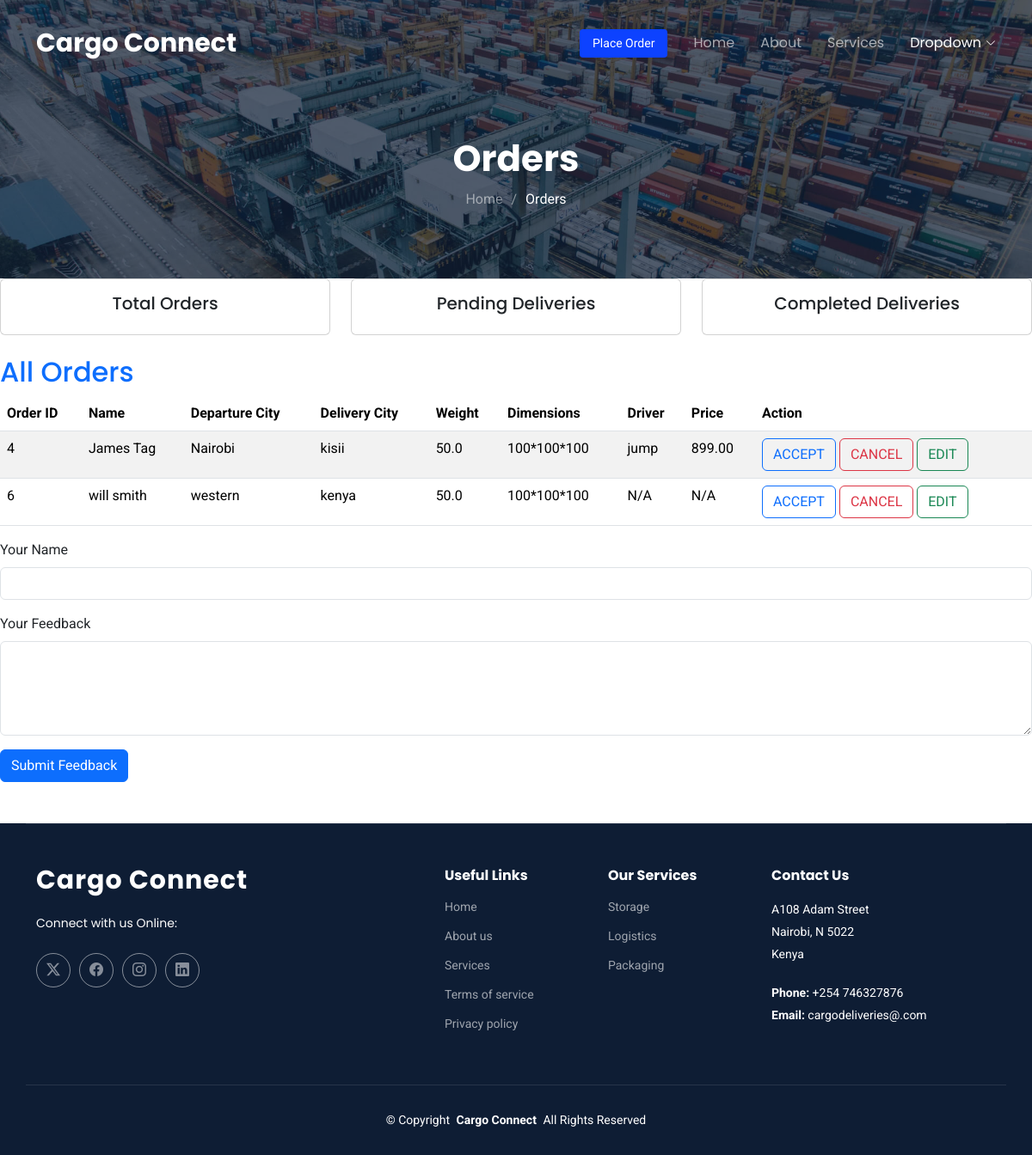
/account/, run on an earlier commit of the app's database.
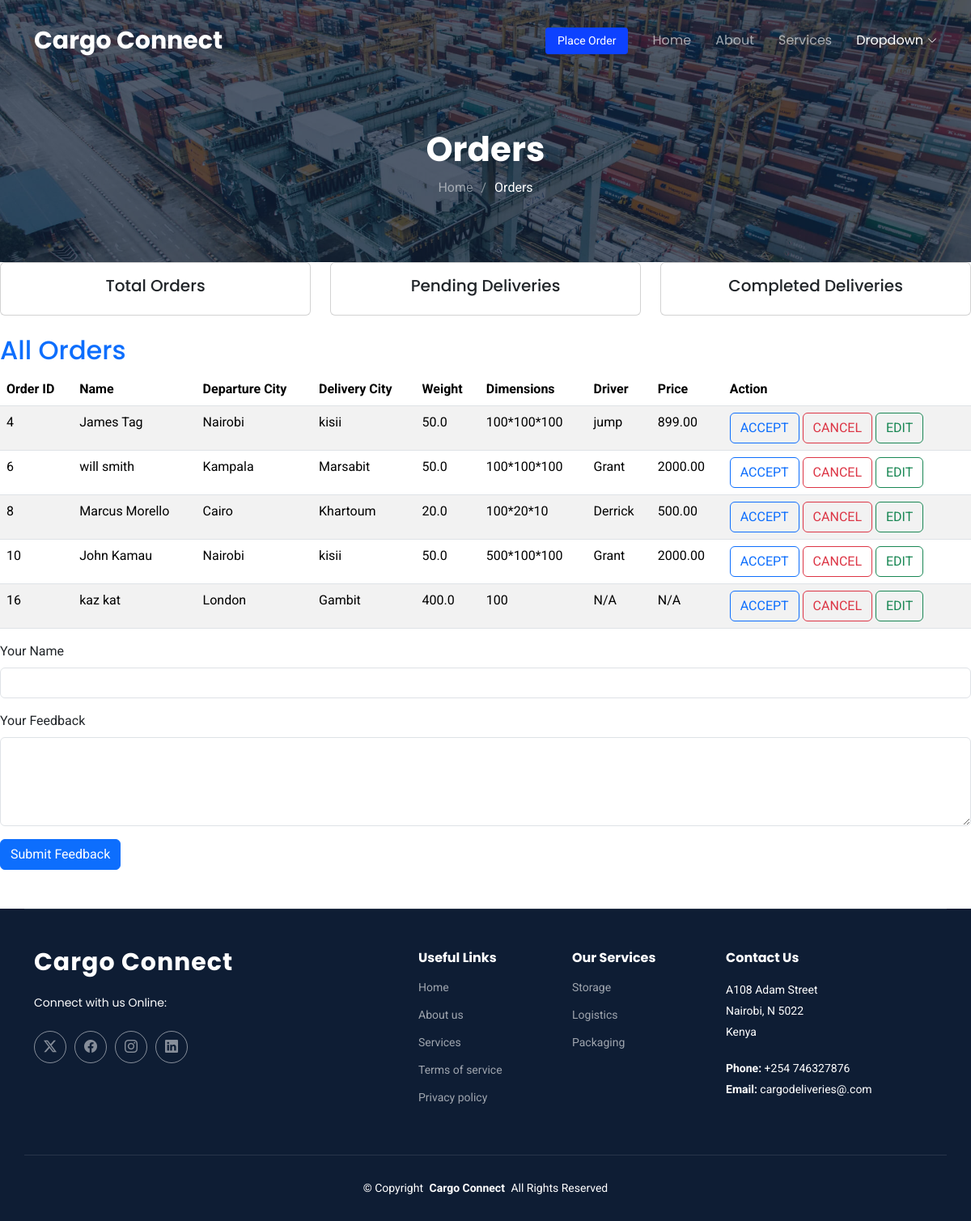
And on a later commit of the database.
### deliveryapp/models.py (models this page shows, shortened)
class Order(models.Model):
    name = models.CharField(max_length=50)
    email = models.EmailField()
    phone = models.CharField(max_length=50)
    message = models.TextField()
    member = models.ForeignKey(Member, on_delete=models.CASCADE, related_name="order", null=True, blank=True)  # Link to the Quote
    departure_city = models.CharField(max_length=100)
    delivery_city = models.CharField(max_length=100)
    weight = models.FloatField()
    dimensions = models.CharField(max_length=100)
    driver = models.CharField(max_length=100, null=True, blank=True)
    price = models.DecimalField(max_digits=10, decimal_places=2, null=True, blank=True)
    status = models.CharField(
        max_length=20,
        choices=[("Pending", "Pending"),("in transit","in transit"), ("Completed", "Completed"), ("Canceled", "Canceled")],
        default="Pending",
    )
    created_at = models.DateTimeField(auto_now_add=True)
    updated_at = models.DateTimeField(auto_now=True)

### deliveryapp/views.py (the view)
# urls.py: path('account/', views.account, name='account'),
def account(request):
    orders = Order.objects.all()
    return render(request,'account.html',{'orders':orders})

### templates/account.html (shortened to what this page needs)
<!DOCTYPE html>
<html lang="en">
<head>
    {% load static %}
  <link href="{% static 'assets/vendor/bootstrap/css/bootstrap.min.css' %}" rel="stylesheet">
  <link href="{% static 'assets/vendor/bootstrap-icons/bootstrap-icons.css' %}" rel="stylesheet">
  <link href="{% static 'assets/vendor/aos/aos.css' %}" rel="stylesheet">
  <link href="{% static 'assets/vendor/fontawesome-free/css/all.min.css' %}" rel="stylesheet">
  <link href="{% static 'assets/vendor/glightbox/css/glightbox.min.css' %}" rel="stylesheet">
  <link href="{% static 'assets/vendor/swiper/swiper-bundle.min.css' %}" rel="stylesheet">
  <link href="{% static 'assets/css/main.css' %}" rel="stylesheet">
</head>
<body class="starter-page-page">
  <header id="header" class="header d-flex align-items-center fixed-top">
    <div class="container-fluid container-xl position-relative d-flex align-items-center">
      <a href="index.html" class="logo d-flex align-items-center me-auto">
        <h1 class="sitename">Cargo Connect</h1>
      </a>
      <nav id="navmenu" class="navmenu">
        <ul>
          <li><a href="{% url 'index' %}">Home<br></a></li>
          <li><a href="{% url 'about' %}">About</a></li>
          <li><a href="{% url 'services' %}" >Services</a></li>
          <li class="dropdown"><a href="#" class="active"><span>Dropdown</span> <i class="bi bi-chevron-down toggle-dropdown"></i></a>
          </li>
        </ul>
      </nav>
      <a class="btn-getstarted" href="{% url 'quote' %}">Place Order</a>
    </div>
  </header>
  <main class="main">
    <div class="page-title dark-background" data-aos="fade" style="background-image: url({% static 'assets/img/page-title-bg.jpg' %});">
      <div class="container position-relative">
        <h1>Orders</h1>
        <nav class="breadcrumbs">
          <ol>
            <li><a href="index.html">Home</a></li>
            <li class="current">Orders</li>
          </ol>
        </nav>
      </div>
    </div>
<div class="row mb-4">
  <div class="col-md-4">
    <div class="card text-center">
      <div class="card-body">
        <h5 class="card-title">Total Orders</h5>
      </div>
    </div>
  </div>
  <div class="col-md-4">
    <div class="card text-center">
      <div class="card-body">
        <h5 class="card-title">Pending Deliveries</h5>
      </div>
    </div>
  </div>
  <div class="col-md-4">
    <div class="card text-center">
      <div class="card-body">
        <h5 class="card-title">Completed Deliveries</h5>
      </div>
    </div>
  </div>
</div>
<h2 class="text-primary mt-4">All Orders</h2>
<table class="table table-striped">
  <thead>
    <tr>
      <th>Order ID</th>
      <th>Name</th>
      <th>Departure City</th>
      <th>Delivery City</th>
      <th>Weight</th>
      <th>Dimensions</th>
      <th>Driver</th>
      <th>Price</th>
      <th>Action</th>
    </tr>
  </thead>
  <tbody>
    {% for order in orders %}
    <tr>
      <td>{{ order.id }}</td>
      <td>{{ order.name }}</td>
      <td>{{ order.departure_city }}</td>
      <td>{{ order.delivery_city }}</td>
      <td>{{ order.weight }}</td>
      <td>{{ order.dimensions }}</td>
      <td>{{ order.driver|default:"N/A" }}</td>
      <td>{{ order.price|default:"N/A" }}</td>
      <td>
          <a href="/accounts/" class="btn btn-outline-primary">ACCEPT</a>
          <a href="/delete/{{ order.id }}" class="btn btn-outline-danger">CANCEL</a>
          <a href="/edit/{{ order.id }}" class="btn btn-outline-success">EDIT</a>
      </td>
    </tr>
    {% empty %}
    <tr>
      <td colspan="8" class="text-center">No orders found.</td>
    </tr>
    {% endfor %}
  </tbody>
</table>
    <form method="POST">
        <div class="mb-3">
            <label for="name" class="form-label">Your Name</label>
            <input type="text" class="form-control" id="name" name="name" required>
        </div>
        <div class="mb-3">
            <label for="message" class="form-label">Your Feedback</label>
            <textarea class="form-control" id="message" name="message" rows="4" required></textarea>
        </div>
        <button type="submit" class="btn btn-primary">Submit Feedback</button>
    </form>
</div><br><br>
  </main>
  <footer id="footer" class="footer dark-background">
    <div class="container footer-top">
      <div class="row gy-4">
        <div class="col-lg-5 col-md-12 footer-about">
          <a href="index.html" class="logo d-flex align-items-center">
            <span class="sitename">Cargo Connect</span>
          </a>
          <p>Connect with us Online:</p>
          <div class="social-links d-flex mt-4">
            <a href=""><i class="bi bi-twitter-x"></i></a>
            <a href=""><i class="bi bi-facebook"></i></a>
            <a href=""><i class="bi bi-instagram"></i></a>
            <a href=""><i class="bi bi-linkedin"></i></a>
          </div>
        </div>
        <div class="col-lg-2 col-6 footer-links">
          <h4>Useful Links</h4>
          <ul>
            <li><a href="{% url 'index' %}">Home</a></li>
            <li><a href="{% url 'about' %}">About us</a></li>
            <li><a href="{% url 'services' %}">Services</a></li>
            <li><a href="#">Terms of service</a></li>
            <li><a href="#">Privacy policy</a></li>
          </ul>
        </div>
        <div class="col-lg-2 col-6 footer-links">
          <h4>Our Services</h4>
          <ul>
            <li><a href="#">Storage</a></li>
            <li><a href="#">Logistics</a></li>
            <li><a href="#">Packaging</a></li>
          </ul>
        </div>
        <div class="col-lg-3 col-md-12 footer-contact text-center text-md-start">
          <h4>Contact Us</h4>
          <p>A108 Adam Street</p>
          <p>Nairobi, N  5022</p>
          <p>Kenya</p>
          <p class="mt-4"><strong>Phone:</strong> <span>+254 746327876 </span></p>
          <p><strong>Email:</strong> <span>cargodeliveries@.com</span></p>
        </div>
      </div>
    </div>
    <div class="container copyright text-center mt-4">
      <p>© <span>Copyright</span> <strong class="px-1 sitename">Cargo Connect</strong> <span>All Rights Reserved</span></p>
    </div>
  </footer>
</body>
</html>

What changed in the data, as far as the page shows it:
changed Order "will smith": departure_city "western" → "Kampala"; delivery_city "kenya" → "Marsabit"; driver "N/A" → "Grant"; price "N/A" → "2000.00"
added Order: id "8", name "Marcus Morello", departure_city "Cairo", delivery_city "Khartoum", weight "20.0", dimensions "100*20*10", driver "Derrick", price "500.00"
added Order: id "10", name "John Kamau", departure_city "Nairobi", delivery_city "kisii", weight "50.0", dimensions "500*100*100", driver "Grant", price "2000.00"
added Order: id "16", name "kaz kat", departure_city "London", delivery_city "Gambit", weight "400.0", dimensions "100", driver "N/A", price "N/A"
